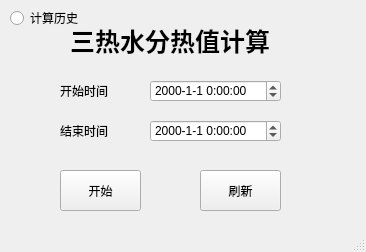
<?xml version="1.0" encoding="UTF-8"?>
<ui version="4.0">
 <class>mainWindow</class>
 <widget class="QMainWindow" name="mainWindow">
  <property name="geometry">
   <rect>
    <x>0</x>
    <y>0</y>
    <width>366</width>
    <height>252</height>
   </rect>
  </property>
  <property name="windowTitle">
   <string>热值水分</string>
  </property>
  <widget class="QWidget" name="centralwidget">
   <widget class="QPushButton" name="Start_Button">
    <property name="geometry">
     <rect>
      <x>60</x>
      <y>170</y>
      <width>81</width>
      <height>41</height>
     </rect>
    </property>
    <property name="text">
     <string>开始</string>
    </property>
   </widget>
   <widget class="QDateTimeEdit" name="End_Time">
    <property name="geometry">
     <rect>
      <x>150</x>
      <y>120</y>
      <width>131</width>
      <height>22</height>
     </rect>
    </property>
    <property name="displayFormat">
     <string>yyyy-M-d H:mm:ss</string>
    </property>
   </widget>
   <widget class="QDateTimeEdit" name="Start_Time">
    <property name="geometry">
     <rect>
      <x>150</x>
      <y>80</y>
      <width>131</width>
      <height>22</height>
     </rect>
    </property>
    <property name="displayFormat">
     <string>yyyy-M-d H:mm:ss</string>
    </property>
   </widget>
   <widget class="QLabel" name="label">
    <property name="geometry">
     <rect>
      <x>60</x>
      <y>80</y>
      <width>54</width>
      <height>21</height>
     </rect>
    </property>
    <property name="text">
     <string>开始时间</string>
    </property>
   </widget>
   <widget class="QLabel" name="label_2">
    <property name="geometry">
     <rect>
      <x>60</x>
      <y>120</y>
      <width>54</width>
      <height>21</height>
     </rect>
    </property>
    <property name="text">
     <string>结束时间</string>
    </property>
   </widget>
   <widget class="QLabel" name="label_3">
    <property name="geometry">
     <rect>
      <x>70</x>
      <y>20</y>
      <width>221</width>
      <height>41</height>
     </rect>
    </property>
    <property name="font">
     <font>
      <pointsize>19</pointsize>
      <weight>75</weight>
      <bold>true</bold>
     </font>
    </property>
    <property name="text">
     <string>三热水分热值计算</string>
    </property>
    <property name="wordWrap">
     <bool>false</bool>
    </property>
   </widget>
   <widget class="QPushButton" name="CheckTime">
    <property name="geometry">
     <rect>
      <x>200</x>
      <y>170</y>
      <width>81</width>
      <height>41</height>
     </rect>
    </property>
    <property name="text">
     <string>刷新</string>
    </property>
   </widget>
   <widget class="QRadioButton" name="ifHistory_radioButton">
    <property name="geometry">
     <rect>
      <x>10</x>
      <y>10</y>
      <width>89</width>
      <height>16</height>
     </rect>
    </property>
    <property name="text">
     <string>计算历史</string>
    </property>
   </widget>
  </widget>
  <widget class="QStatusBar" name="statusbar"/>
 </widget>
 <resources/>
 <connections/>
</ui>
